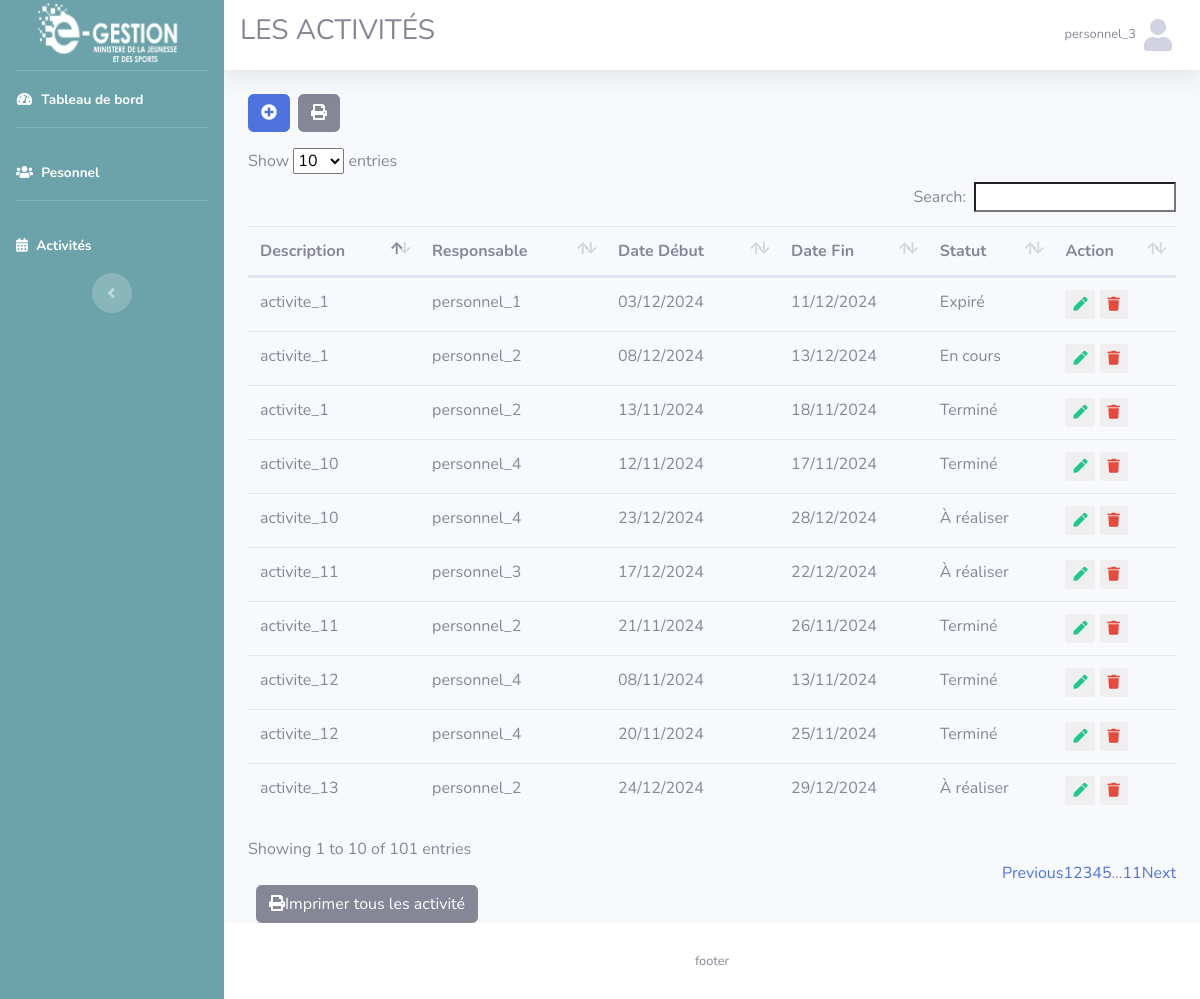
Page /vue/activite.php (signed in) on the earlier database version.
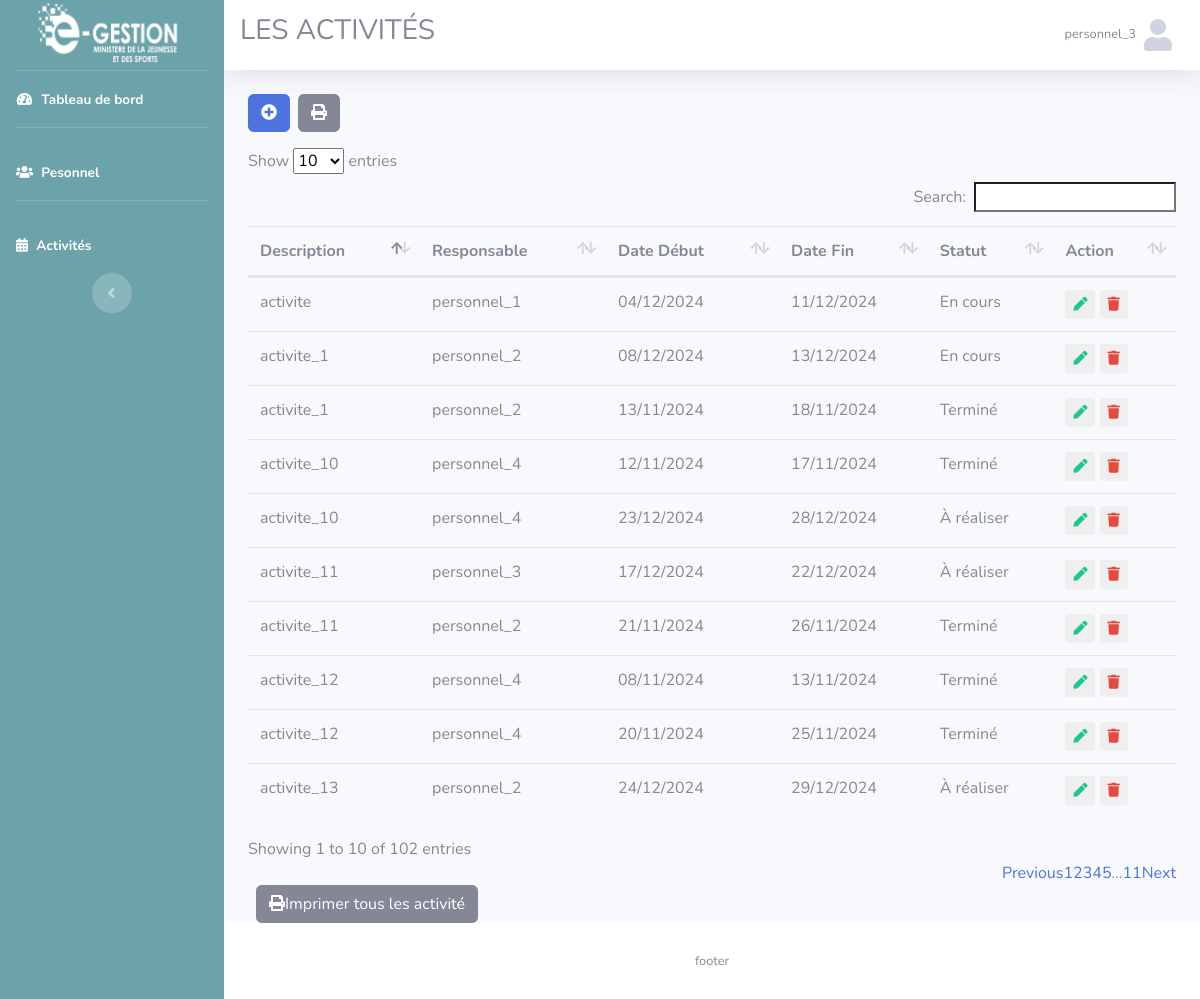
Same page on the later database version.
### tables this page shows
CREATE TABLE `activite` (
  `id_a` int(11) NOT NULL,
  `description` varchar(255) NOT NULL,
  `id_resp` int(11) NOT NULL,
  `date_d` date NOT NULL,
  `date_f` date NOT NULL,
  `expired` tinyint(1) NOT NULL DEFAULT 0
);

CREATE TABLE `personnel` (
  `id_p` int(11) NOT NULL,
  `nom_p` varchar(255) NOT NULL,
  `id_login` int(11) DEFAULT NULL,
  `service` int(11) NOT NULL,
  `mail` varchar(255) NOT NULL
);

### model/fonction.php (called while the page is built, shortened)
<?php
function get_activite($id = null){
    if (!empty($id)) {
        $sql = "SELECT activite.id_a,activite.description,activite.date_d, activite.date_f,personnel.nom_p FROM activite INNER JOIN personnel ON personnel.id_p = activite.id_resp WHERE id_a=?";
        $req = $GLOBALS['connexion']->prepare($sql);
        $req->execute(array($id));
        return $req->fetch(PDO::FETCH_ASSOC);
      } else {
          $sql = "SELECT activite.id_a,activite.description,activite.date_d, activite.date_f,personnel.nom_p, expired FROM activite INNER JOIN personnel ON personnel.id_p = activite.id_resp";
          $req = $GLOBALS['connexion']->prepare($sql);
          $req->execute();
          return $req->fetchAll();
    }
}
function transformDateFormat($date) {
    $dateTime = new DateTime($date);
    return $dateTime->format('d/m/Y');
}
function get_statut($date_d, $date_f, $expired) {
    $current_date = new DateTime();
    $start_date = new DateTime($date_d);
    $end_date = new DateTime($date_f);
    if ($expired) {
        return 'Expiré';
    }
    if ($current_date < $start_date) {
        return 'À réaliser';
    }
    if ($current_date >= $start_date && $current_date <= $end_date) {
        return 'En cours';
    }
    if ($current_date > $end_date) {
        return 'Terminé';
    }
}

### vue/activite.php (the view, shortened to what the changed rows need)
<?php
include_once 'header.php';
$activite = get_activite();
?>
<div class="d-flex align-items-center w-45 my-3 ">
      <button type="button" class="btn btn-primary" data-toggle="modal" data-target="#myModal">
      </button>
      <a href="imprime_activite.php" class="btn btn-secondary mx-2">
        </a>
</div>
<table class="table table-hover" id="table-activite">
    <thead>
      <tr>
            <th>Description</th>
            <th>Responsable</th>
            <th>Date Début</th>
            <th>Date Fin</th>
            <th>Statut</th>
            <th>Action</th>
      </tr>
    </thead>
        <tbody>
    <?php
    if (!empty($activite) && is_array($activite)):
        foreach ($activite as $key => $value):
                $modalId = "editModal_" . $value['id_a'];
                $supprId = "supprModal_" . $value['id_a'];
    ?>
          <tr>
                <td><?= $value['description'] ?></td>
                <td><?= $value['nom_p'] ?></td>
                <td><?= transformDateFormat($value['date_d']) ?></td>
                <td><?= transformDateFormat($value['date_f']) ?></td>
                <td><?= get_statut($value['date_d'], $value['date_f'],$value['expired'])?></td>
                <td>
                        <button type="button" class="btn-sm btn-outline-success border-0" data-toggle="modal" data-target="#<?= $modalId ?>">
                              <i class="fas fa-pen"></i>
                        </button>
                        <button type="button" class="btn-sm btn-outline-danger border-0" data-toggle="modal" data-target="#<?= $supprId ?>">
                              <i class="fas fa-trash"></i>
                        </button>
                 </td>
          </tr>
          <?php
          endforeach;
        endif;
          ?>
        </tbody>
</table>
<div class="float-rigth">
    <a href="../model/imprime_activite.php?all=true" class="btn btn-secondary mx-2">
        </a>
</div>
<?php
include_once 'footer.php'
?>

### vue/header.php (shortened to what the changed rows need)
<?php
include_once '../model/fonction.php';
?>
<!DOCTYPE html>
<html lang="fr">
<head>
    <link href="../public/vendor/fontawesome-free/css/all.min.css" rel="stylesheet" type="text/css">
    <link href="../public/css/sb-admin-2.min.css" rel="stylesheet">
     <link href="../public/vendor/datatables/dataTables.bootstrap4.css" rel="stylesheet">
     <link href="../public/vendor/datatables/dataTables.bootstrap4.min.css" rel="stylesheet">
</head>
<body id="page-top">
    <div id="wrapper">
        <div id="content-wrapper" class="d-flex flex-column">
            <div id="content">
                <nav class="navbar navbar-expand navbar-light bg-white topbar mb-4 static-top shadow">
                    <h3 class="text-center">
                    </h3>
                    <ul class="navbar-nav ml-auto">
                    </ul>
                </nav>
                <div class="container-fluid">

Differences in the rows shown:
changed activite "personnel_1": description "activite_1" → "activite"; date_d "03/12/2024" → "04/12/2024"; date_d+date_f+expired "Expiré" → "En cours"
Other differences:
text written by a page script: "Show entries Search: Showing 1 to 10 of 101 entries Previous 1 2 3 4 5 … 11 Next" → "Show entries Search: Showing 1 to 10 of 102 entries Previous 1 2 3 4 5 … 11 Next"
